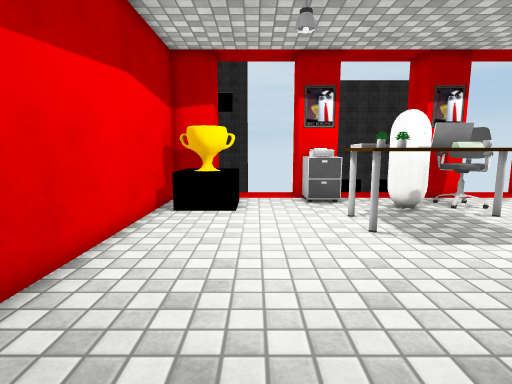
View 1 (above)

16 first-person views from a walk through a Unity game level. The camera is 1.2 m above the floor, tilts 8° down and sees 80° across. The floor is counted in squares, 0.5 m on a side. Each view is taken from the middle of a square. On the plan, view 1 faces up. The plan holds only what a view shows up to about 19 squares ahead; the rest is blank. The place goes on beyond the plan. Some surface patterns are stand-ins.

View 2
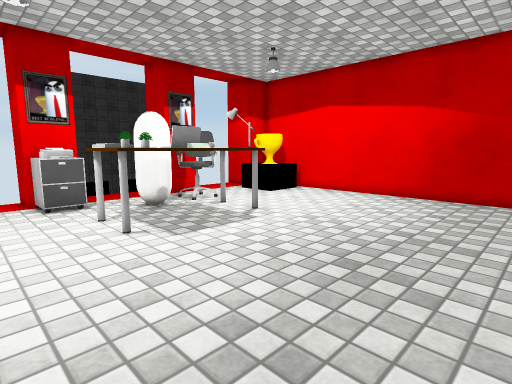

View 3
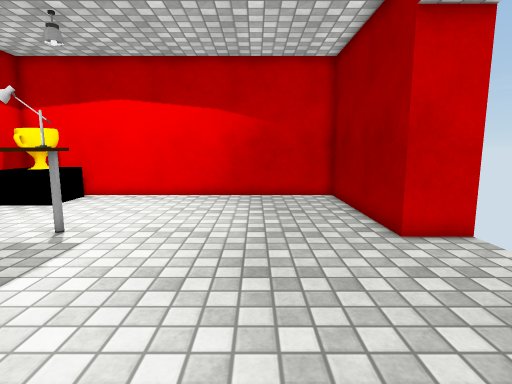

View 4
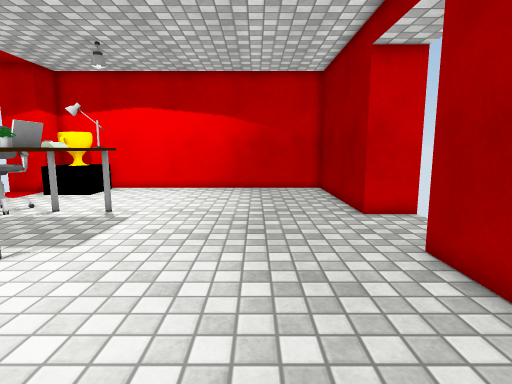

View 5
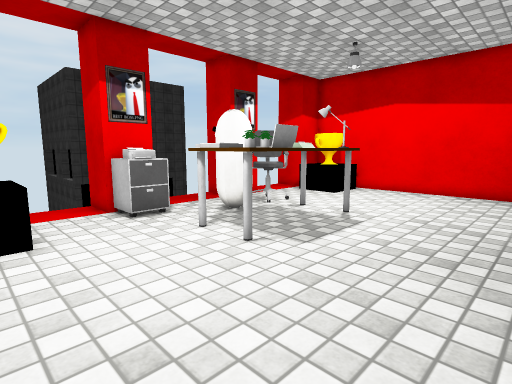

View 6
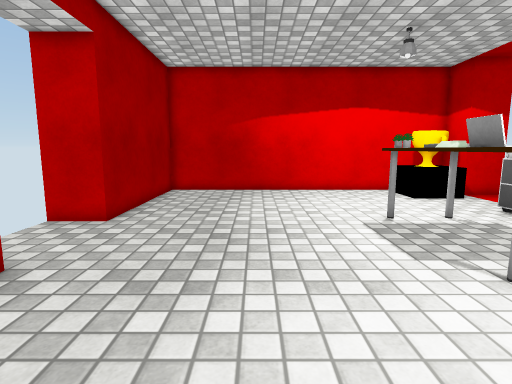

View 7
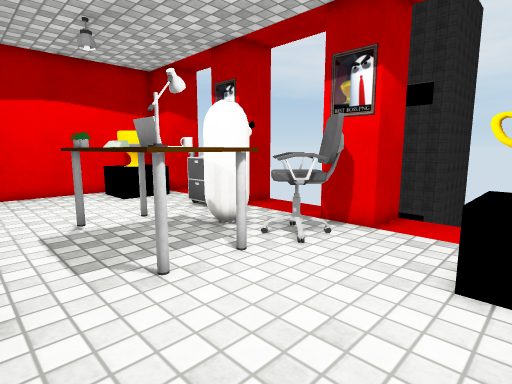

View 8
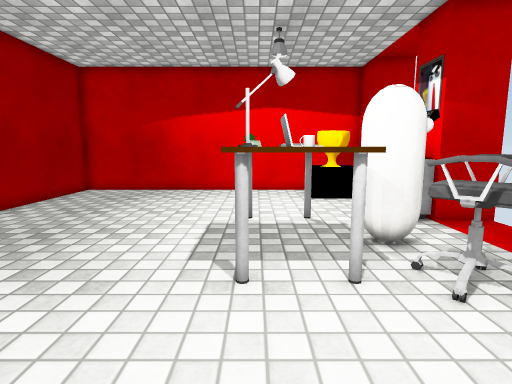

View 9
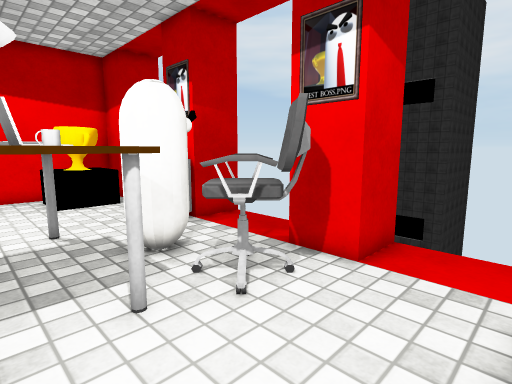

View 10
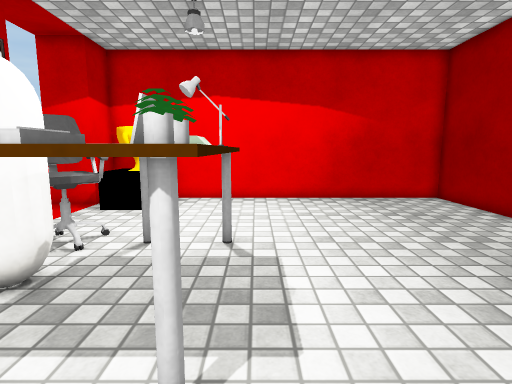

View 11
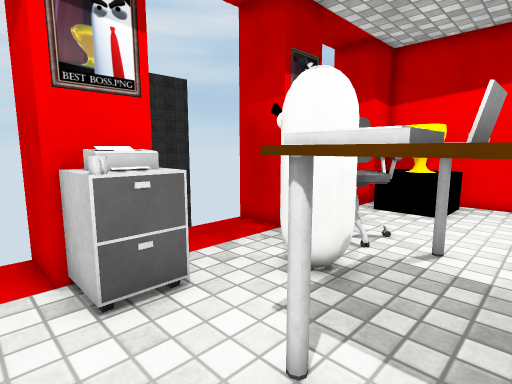

View 12
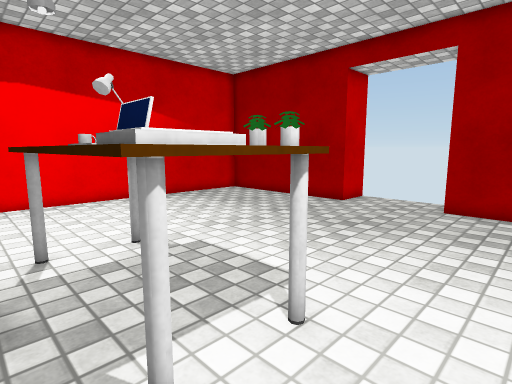

View 13
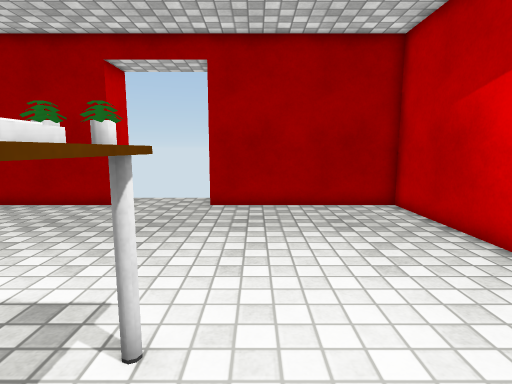

View 14
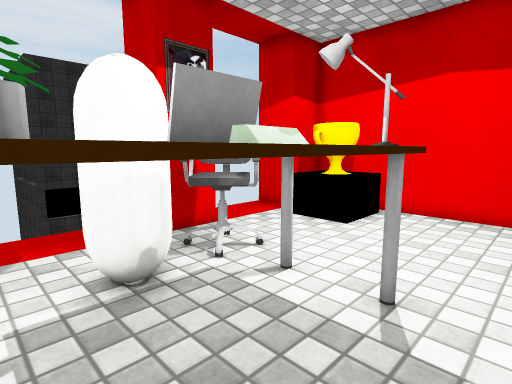

View 15
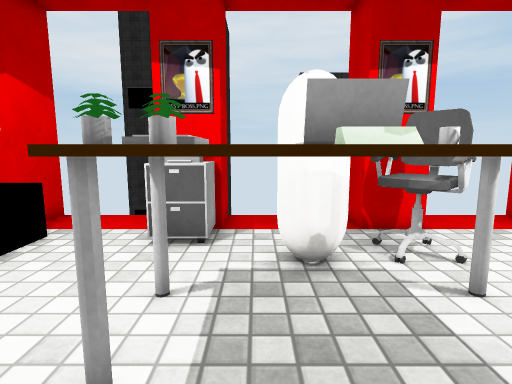

View 16
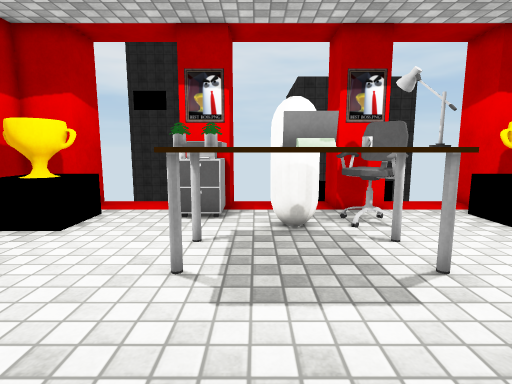

### Floor plan
Points are (right, up) in squares from view 1. A wall is a line through its corners. A room is listed if a view was taken in it or the views show most of it. See-through windows are left out.
Room 1 (views 1, 2, 3, 4, 5, 6, 7, 8, 9, 10, 11, 12, 13, 14, 15, 16)
walls: (2.6, 15) (2.1, 15) (2.1, 17); (4, 17.1) (4, 15) (3.4, 15); (8.2, -3.1) (8.2, -1) (16, -1) (16, 13); (10.1, 17.1) (10.1, 15) (8.2, 15) (8.2, 17); (14.2, 15) (14.2, 17); (-4, 13) (-4, -1) (4, -1) (4, -3.1); (-2, 17.1) (-2, 15)
low walls: (12.9, 11.8) (12.9, 14.3); (-0.8, 14.2) (-0.8, 12.5); (15.5, 11.8) (13.9, 11.8)
ways out: gap at (-2, 15); gap at (14, 15)
objects: mug (2, 14); other object (3, 8) to (9, 9); other object (3, 10) to (4, 11); cabinet (3, 13); other object (3, 14) to (4, 14); cabinet (3, 15); other object (4, 9); other object (5, 11); laptop (6, 10) to (7, 11); other object (6, 12) to (7, 13); other object (8, 9) to (9, 9); mug (8, 10); other object (8, 10) to (9, 11); chair (8, 12) to (10, 14)

Positions as (right, up) in squares from view 1, and headings:
1: (0, 0), facing up
2: (0, 0), facing up-right
3: (0, 3), facing right
4: (-3, 3), facing right
5: (-2, 3), facing up-right
6: (14, 4), facing left
7: (14, 6), facing up-left
8: (14, 9), facing left
9: (13, 9), facing up-left
10: (1, 8), facing right
11: (1, 9), facing up-right
12: (1, 12), facing down-right
13: (2, 12), facing down
14: (4, 7), facing up-right
15: (5, 6), facing up
16: (5, 3), facing up
